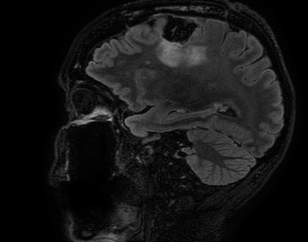
%> input picture Images/BrainHole.png (cropped and resized to the size of MATLAB's example picture, made grey), 308 x 242 px, given in place of eight.tif, which was not available
$ octave ParametersCP.m   (GNU Octave 9; MATLAB toolbox functions it lacks are replaced by stand-ins)
%> lines starting %> are read from the running program, lines starting %| are printed output that depends on the picture; in (x1, y1, x2, y2) boxes, pixels count from 0 and x2, y2 are one past the last pixel; in counts of white or black regions, pixels touching at a corner belong together; the program's own positions count from 1; pictures that were not available may be replaced by others from this repository, and a replacement may not be noted
### Codes/Image_Normalisation.m
function Image=Image_Normalisation(Image,Dimension)
%% Normalisation des niveaux de gris d'une image 2D ou 3D
%%%%%%%%%%%%%%%%%%%%%%%%%%%%%%%%%%%%%%%%%%%%%%%%%%%%%%%%%%%%%%%%%%%%%%%%%%%
% INPUTS :
% Image : Image a normaliser. Ca peut etre une image 2D en couleur ou en niveau de gris ainsi qu'une image 3D
% Dimension : chaine de caractere indiquant si l'image est en 2D ou en 3D
%%%%%%%%%%%%%%%%%%%%%%%%%%%%%%%%%%%%%%%%%%%%%%%%%%%%%%%%%%%%%%%%%%%%%%%%%%%
% OUTPUT :
% Image : Image 2D ou 3D normalisee en niveau de gris dont chaque pixel est a valeur dans [0,1]
%%%%%%%%%%%%%%%%%%%%%%%%%%%%%%%%%%%%%%%%%%%%%%%%%%%%%%%%%%%%%%%%%%%%%%%%%%%
[~,~,p]=size(Image);

if strcmp(Dimension,"2D") && p>1
    if isa(Image,'logical')
        Image=Image(:,:,1);
    elseif isa(Image,'double')
        Image=mean(Image,3);
    end
end

if isa(Image,'double')
    Min=min(min(Image));
    Max=max(max(Image));

    Image=Image-Min;
    Image=Image/(Max-Min);
end

end

### Codes/ParametersCP.m
addpath(genpath('../../'));
Image1=zeros(248);
Image1(62:186,62:186)=255;
Image2=double(imread('eight.tif'));
%> Image2: size 242x308 double; min 0, max 172, mean 21.3; mean of the top-left, top-right, bottom-left and bottom-right quarters 18.5, 33.9, 12, 20.8
Image3=double(imread('TumeurCerveaubis.png'));
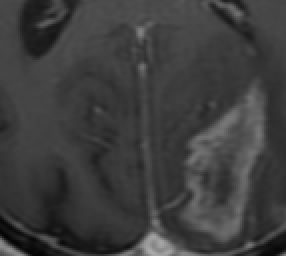
%> input picture Images/TumeurCerveaubis.png, 143 x 128 px (shown 2 times larger)
%> Image3: size 128x143x3 double; min 2, max 170, mean 61.4; mean of the top-left, top-right, bottom-left and bottom-right quarters 61.6, 64.2, 50.7, 69.1
Image3=Image3(:,:,1);
%> Image3: size 128x143 double

%% Initialisation des bool閍ns
Images={Image1,Image2,Image3};
%> Images = 3 items
Plot=false;
Import=true;
Dice_test=true;
%% Normalisation des images
for i=1:3
    Images{i}=Image_Normalisation(Images{i},"2D");
end
%> this loop made 3 passes
%> (Min in Image_Normalisation, Max in Image_Normalisation) on passes 1 to 3: (0, 255), (0, 172), (2, 170)
%> pass 1, in Image_Normalisation, `Image=Image-Min;`:
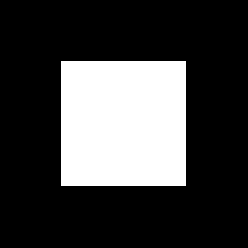
%> Image: size 248x248 double; 25.4% white; 1 white region, box (x1, y1, x2, y2) and area: (61, 61, 186, 186) 15625
%> pass 2, in Image_Normalisation (call 2), `Image=Image/(Max-Min);`:
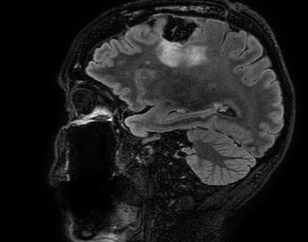
%> Image: size 242x308 double; min 0, max 1, mean 0.124
%% Ajout de bruit aux images
bruitage=false;
if bruitage==true
    bruit=0.05;

    for i=1:3
        Images{i}=Images{i}+bruit*255*randn(size(Images{i}));
        Images{i}=Image_Normalisation(Images{i},"2D");
    end
end

if Import
%> (the run ends here)
